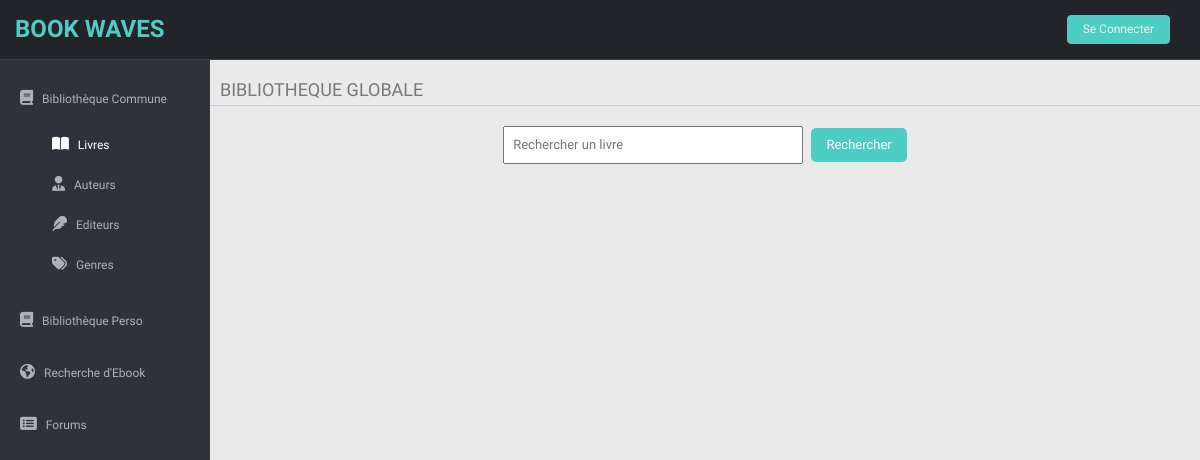
Before: / with the older database file.
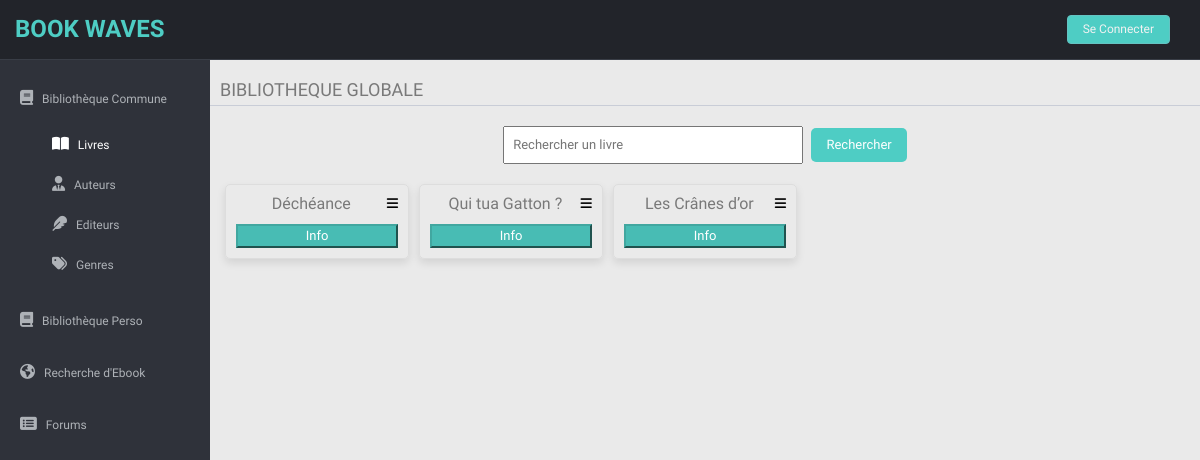
After: the same page with the newer database file.
### tables this page shows
CREATE TABLE livre (
id INT PRIMARY KEY NOT NULL AUTO_INCREMENT,
nom VARCHAR(750),
lienfiles VARCHAR(750),
lienfolder Varchar(750),
idauteur INT,
idediteur INT,
idgenre INT,
idlangue INT,
idcollection INT,
FOREIGN KEY (idauteur) REFERENCES auteur(id),
FOREIGN KEY (idediteur) REFERENCES editeur(id),
FOREIGN KEY (idgenre) REFERENCES genre(id),
FOREIGN KEY (idlangue) REFERENCES langue(id),
FOREIGN KEY (idcollection) REFERENCES collection(id)
);

### index.php (the view, shortened to what the changed rows need)
<?php
$servername = "localhost";
$username = "root";
$password = "";
$database = "Biblio";
?>
<!DOCTYPE html>
<html lang="fr">
<head>
  <link href="lib/bootstrap/css/bootstrap.min.css" rel="stylesheet">
  <link href="lib/font-awesome/css/font-awesome.css" rel="stylesheet" />
  <link href="css/style.css" rel="stylesheet">
  <link href="css/style-responsive.css" rel="stylesheet">
</head>
<body>
  <section id="container">
    <section id="main-content">
      <section class="wrapper">
        <div class="row">
          <div class="main-chart">
            <div class="border-head">
              <?php
              try {
                $connexion = new PDO("mysql:host=$servername;dbname=$database", $username, $password);
                $connexion->setAttribute(PDO::ATTR_ERRMODE, PDO::ERRMODE_EXCEPTION);
                $recherche = isset($_GET['recherche']) ? $_GET['recherche'] : '';
                $requete = "SELECT livre.id AS id, livre.lienfiles AS lien, livre.lienfolder AS nomfichier, livre.nom AS nom, auteur.nom AS auteur, editeur.nom AS editeur, genre.nom AS genre, langue.nom AS langue
                                  FROM livre
                                  JOIN auteur ON livre.idauteur = auteur.id
                                  JOIN editeur ON livre.idediteur = editeur.id
                                  JOIN genre ON livre.idgenre = genre.id
                                  JOIN langue ON livre.idlangue = langue.id
                                  WHERE livre.nom LIKE :recherche";
                $stmt = $connexion->prepare($requete);
                $stmt->bindValue(':recherche', "%$recherche%", PDO::PARAM_STR);
                $stmt->execute();
                $livres = $stmt->fetchAll(PDO::FETCH_ASSOC);
              } catch (PDOException $e) {
                echo "Erreur de connexion : " . $e->getMessage();
              }
              echo '<div class="container">';
              foreach ($livres as $livre) {
                echo '<div class="book">';
                echo '<div class="title-bar">';
                echo '<h2>' . (isset($livre['nom']) ? htmlspecialchars($livre['nom']) : 'Inconnu') . '</h2>';
                echo '<div id="header_ajout_livre_bar" class="dropdown bars">';
                echo '<a data-toggle="dropdown" class="dropdown-toggle" href="index.php#">';
                echo '<i class="fa-solid fa-bars"></i>';
                echo '</a>';
                echo '</div>';
                echo '</div>';
                echo '<button class="btn-info" onclick="ShowBookInfo(' . $livre['id'] . ')">Info</button>';
                echo '</div>';
              }
              echo '</div>';
              ?>
            </div>
          </div>
        </div>
      </section>
    </section>
</body>
</html>

Changed rows visible on the page:
added livre: nom "Déchéance"
added livre: nom "Qui tua Gatton ?"
added livre: nom "Les Crânes d’or"
